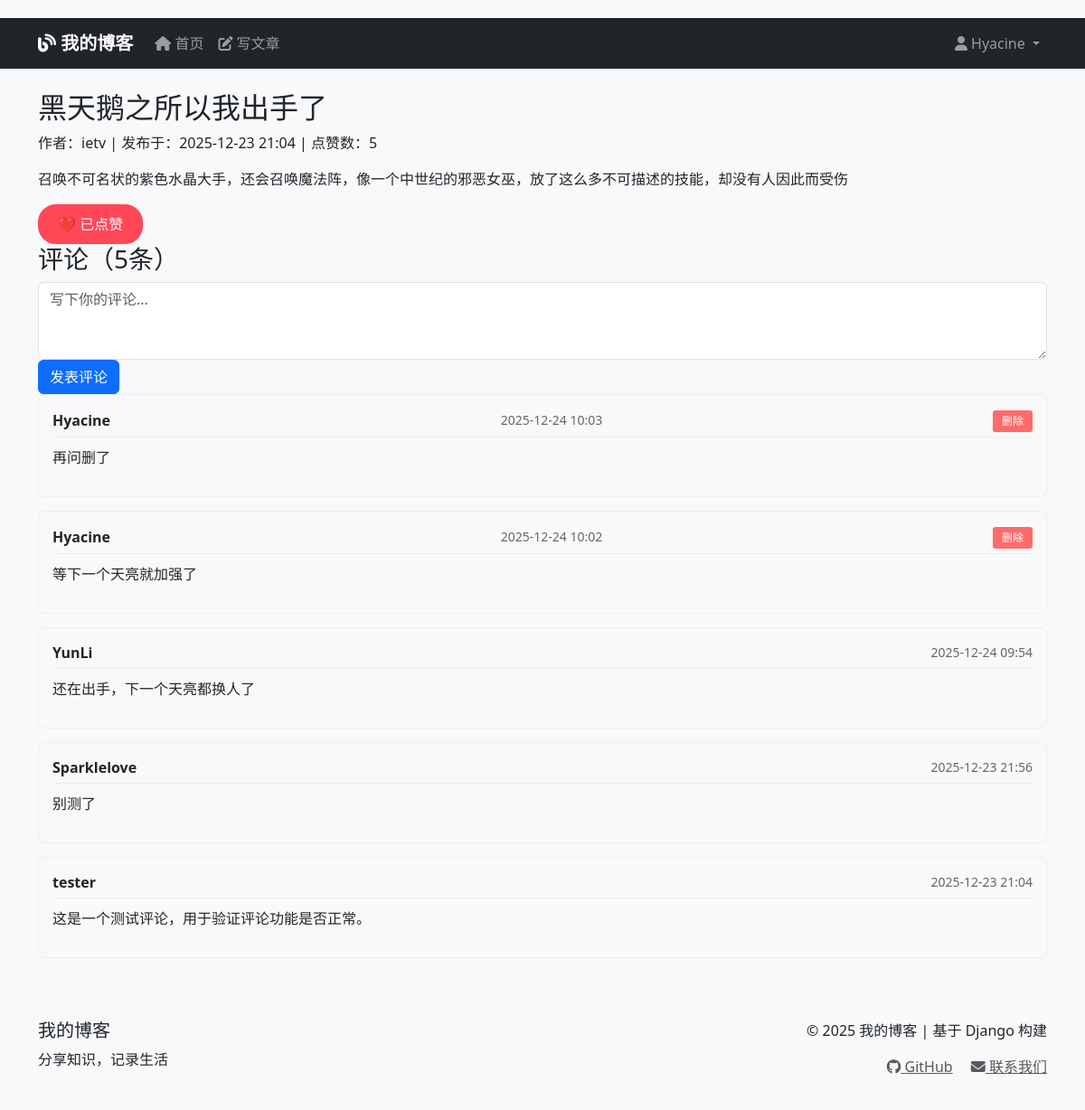
The app's page /post/5/ (signed in) with its own data.
### blogs/models.py (models this page shows, shortened)
class BlogPost(models.Model):
    title = models.CharField(max_length=200)
    content = models.TextField()
    owner = models.ForeignKey(User, on_delete=models.CASCADE)
    date_added = models.DateTimeField(auto_now_add=True)
    likes_count = models.PositiveIntegerField(default=0)
    def user_has_liked(self, user):
        if not user.is_authenticated:
            return False
        if not hasattr(user, 'id') or user.id is None:
            return False
        return self.likes.filter(user=user).exists()

class Comment(models.Model):
    post = models.ForeignKey(BlogPost, on_delete=models.CASCADE, related_name='comments')
    author = models.ForeignKey(User, on_delete=models.CASCADE)
    content = models.TextField(max_length=1000)
    created_at = models.DateTimeField(auto_now_add=True)
    updated_at = models.DateTimeField(auto_now=True)
    class Meta:
        ordering = ['-created_at']  # 按时间倒序排列

### blogs/views.py (the view)
# urls.py: path('post/<int:post_id>/', views.post_detail, name='post_detail'),
def post_detail(request, post_id):
    post = get_object_or_404(BlogPost, id=post_id)
    comments = post.comments.all()  # 获取所有评论
    comment_form = CommentForm()
    user_has_liked = False
    if request.user.is_authenticated:
        user_has_liked = post.user_has_liked(request.user)
    context = {
        'post': post,
        'comments': comments,
        'comment_form': comment_form,
        'user_has_liked': user_has_liked,
    }
    return render(request, 'blogs/post_detail.html', context)

### blogs/forms.py
class CommentForm(forms.ModelForm):
    class Meta:
        model = Comment
        fields = ['content']
        widgets = {
            'content': forms.Textarea(attrs={
                'rows': 3,
                'placeholder': '写下你的评论...',
                'class': 'form-control'
            })
        }
        labels = {
            'content': ''
        }

### blogs/templates/blogs/post_detail.html (shortened to what this page needs)
{% extends 'blogs/base.html' %}
{% block content %}
<article>
    <h2>{{ post.title }}</h2>
    <p class="post-meta">
        作者：{{ post.owner.username }} |
        发布于：{{ post.date_added|date:"Y-m-d H:i" }} |
        点赞数：<span id="likes-count">{{ post.likes_count }}</span>
    </p>
    <div class="post-content">
        {{ post.content|linebreaks }}
    </div>
    <div class="like-section">
        {% if user.is_authenticated %}
            <form method="post" action="{% url 'blogs:toggle_like' post.id %}" id="like-form">
                <button type="submit" class="like-btn {% if user_has_liked %}liked{% endif %}">
                    {% if user_has_liked %}
                        ❤️ 已点赞
                    {% else %}
                        🤍 点赞
                    {% endif %}
                </button>
            </form>
        {% else %}
            <p><a href="{% url 'accounts:login' %}">登录</a>后即可点赞</p>
        {% endif %}
    </div>
</article>
<section class="comments-section">
    <h3>评论（{{ comments.count }}条）</h3>
    {% if user.is_authenticated %}
    <form method="post" action="{% url 'blogs:add_comment' post.id %}" class="comment-form">
        <div class="form-group">
            {{ comment_form.content }}
        </div>
        <button type="submit" class="btn btn-primary">发表评论</button>
    </form>
    {% else %}
    <p>请先<a href="{% url 'accounts:login' %}">登录</a>后发表评论</p>
    {% endif %}
    <div class="comments-list">
        {% for comment in comments %}
        <div class="comment">
            <div class="comment-header">
                <strong>{{ comment.author.username }}</strong>
                <span class="comment-time">{{ comment.created_at|date:"Y-m-d H:i" }}</span>
                {% if user == comment.author or user == post.owner %}
                <form method="post" action="{% url 'blogs:delete_comment' comment.id %}"
                      class="delete-form" onsubmit="return confirm('确定删除这条评论吗？');">
                    <button type="submit" class="delete-btn">删除</button>
                </form>
                {% endif %}
            </div>
            <div class="comment-content">
                {{ comment.content|linebreaks }}
            </div>
        </div>
        {% empty %}
        <p class="no-comments">还没有评论，快来抢沙发吧！</p>
        {% endfor %}
    </div>
</section>
{% endblock %}

### blogs/templates/blogs/base.html (shortened to what this page needs)
<!DOCTYPE html>
<html lang="zh-cn">
<head>
    <link href="https://cdn.jsdelivr.net/npm/bootstrap@5.3.0/dist/css/bootstrap.min.css" rel="stylesheet">
    <link rel="stylesheet" href="https://cdnjs.cloudflare.com/ajax/libs/font-awesome/6.4.0/css/all.min.css">
</head>
<body>
    <nav class="navbar navbar-expand-lg navbar-dark bg-dark">
        <div class="container">
            <a class="navbar-brand" href="{% url 'blogs:index' %}">
                <i class="fas fa-blog"></i> 我的博客
            </a>
            <div class="collapse navbar-collapse" id="navbarNav">
                <ul class="navbar-nav me-auto">
                    <li class="nav-item">
                        <a class="nav-link" href="{% url 'blogs:index' %}">
                            <i class="fas fa-home"></i> 首页
                        </a>
                    </li>
                    <li class="nav-item">
                        <a class="nav-link" href="{% url 'blogs:new_post' %}">
                            <i class="fas fa-edit"></i> 写文章
                        </a>
                    </li>
                </ul>
                <ul class="navbar-nav">
                    {% if user.is_authenticated %}
                    <li class="nav-item dropdown">
                        <a class="nav-link dropdown-toggle" href="#" id="userDropdown" role="button"
                           data-bs-toggle="dropdown" aria-expanded="false">
                            <i class="fas fa-user"></i> {{ user.username }}
                        </a>
                    </li>
                    {% endif %}
                </ul>
            </div>
        </div>
    </nav>
    <div class="container mt-4">
        {% block content %}{% endblock %}
    </div>
    <footer class="mt-5">
        <div class="container">
            <div class="row">
                <div class="col-md-6">
                    <h5>我的博客</h5>
                    <p>分享知识，记录生活</p>
                </div>
                <div class="col-md-6 text-end">
                    <p>&copy; 2025 我的博客 | 基于 Django 构建</p>
                    <p>
                        <a href="#" class="text-muted me-3"><i class="fab fa-github"></i> GitHub</a>
                        <a href="#" class="text-muted"><i class="fas fa-envelope"></i> 联系我们</a>
                    </p>
                </div>
            </div>
        </div>
    </footer>
</body>
</html>

### blogs/templates/blogs/base.html (style rules this page uses)
body { padding-top: 20px; background-color: #f8f9fa; }
.navbar-brand { font-weight: bold; }
footer { margin-top: 50px; padding: 20px 0; background-color: #f8f9fa; }

### blogs/templates/blogs/post_detail.html (style rules this page uses)
.like-btn { background: none; border: 2px solid #ff4757; color: #ff4757; padding: 8px 20px; border-radius: 20px; cursor: pointer; font-size: 16px; transition: all 0.3s; }
.like-btn.liked { background: #ff4757; color: white; }
.comment { border: 1px solid #eee; border-radius: 8px; padding: 15px; margin-bottom: 15px; background: #f9f9f9; }
.comment-header { display: flex; justify-content: space-between; align-items: center; margin-bottom: 10px; border-bottom: 1px solid #eee; padding-bottom: 5px; }
.comment-time { color: #666; font-size: 14px; }
.delete-form { display: inline; }
.delete-btn { background: #ff6b6b; color: white; border: none; padding: 3px 10px; border-radius: 3px; cursor: pointer; font-size: 12px; }

### records on screen
BlogPost: title "黑天鹅之所以我出手了", owner.username "ietv", date_added "2025-12-23 21:04", likes_count "5", content "召唤不可名状的紫色水晶大手，还会召唤魔法阵，像一个中世纪的邪恶女巫，放了这么多不可描述的技能，却没有人因此而受伤", count "5"
Comment: author.username "Hyacine", created_at "2025-12-24 10:03", shows "删除", content "再问删了"
Comment: author.username "Hyacine", created_at "2025-12-24 10:02", shows "删除", content "等下一个天亮就加强了"
Comment: author.username "YunLi", created_at "2025-12-24 09:54", content "还在出手，下一个天亮都换人了"
Comment: author.username "Sparklelove", created_at "2025-12-23 21:56", content "别测了"
Comment: author.username "tester", created_at "2025-12-23 21:04", content "这是一个测试评论，用于验证评论功能是否正常。"

### other values on screen
{{ user.username }} "Hyacine"
